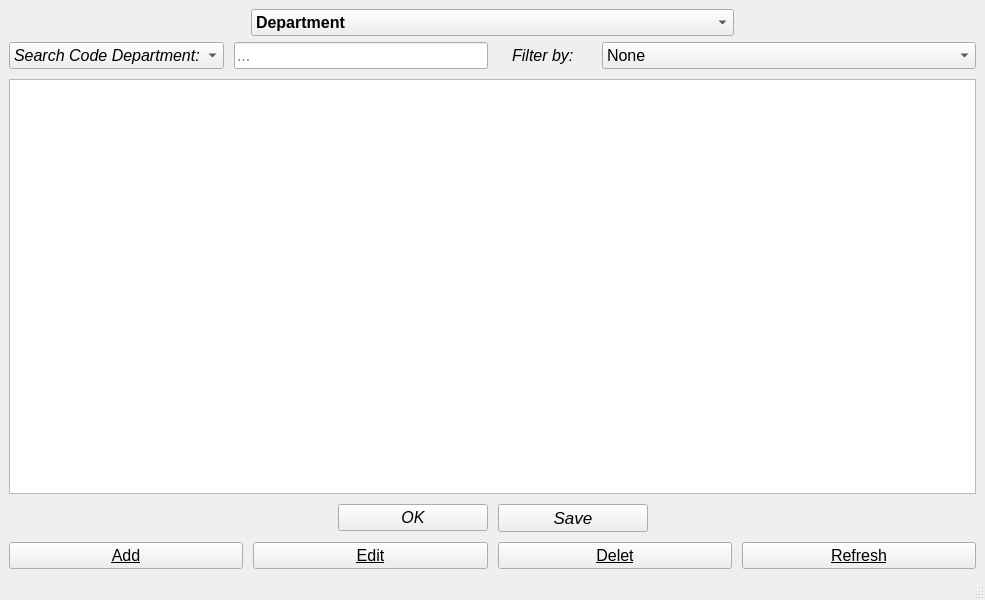
<?xml version="1.0" encoding="UTF-8"?>
<ui version="4.0">
 <class>Window</class>
 <widget class="QMainWindow" name="Window">
  <property name="geometry">
   <rect>
    <x>0</x>
    <y>0</y>
    <width>985</width>
    <height>600</height>
   </rect>
  </property>
  <property name="windowTitle">
   <string>Window</string>
  </property>
  <property name="toolTip">
   <string/>
  </property>
  <widget class="QWidget" name="CW">
   <layout class="QGridLayout" name="gridLayout">
    <item row="0" column="0">
     <layout class="QVBoxLayout" name="DT">
      <item>
       <layout class="QHBoxLayout" name="ST" stretch="1,2,1">
        <property name="spacing">
         <number>10</number>
        </property>
        <item>
         <spacer name="SL">
          <property name="orientation">
           <enum>Qt::Horizontal</enum>
          </property>
          <property name="sizeHint" stdset="0">
           <size>
            <width>40</width>
            <height>20</height>
           </size>
          </property>
         </spacer>
        </item>
        <item>
         <widget class="QComboBox" name="CB_Select_Table">
          <property name="font">
           <font>
            <pointsize>12</pointsize>
            <weight>75</weight>
            <bold>true</bold>
           </font>
          </property>
          <property name="cursor">
           <cursorShape>PointingHandCursor</cursorShape>
          </property>
          <item>
           <property name="text">
            <string>Department</string>
           </property>
          </item>
          <item>
           <property name="text">
            <string>Member</string>
           </property>
          </item>
          <item>
           <property name="text">
            <string>Member Mobil</string>
           </property>
          </item>
          <item>
           <property name="text">
            <string>Assigned</string>
           </property>
          </item>
          <item>
           <property name="text">
            <string>Project</string>
           </property>
          </item>
          <item>
           <property name="text">
            <string>Project Member</string>
           </property>
          </item>
          <item>
           <property name="text">
            <string>Tool</string>
           </property>
          </item>
          <item>
           <property name="text">
            <string>Skill</string>
           </property>
          </item>
          <item>
           <property name="text">
            <string>Task</string>
           </property>
          </item>
          <item>
           <property name="text">
            <string>Platform</string>
           </property>
          </item>
          <item>
           <property name="text">
            <string>Project Platform</string>
           </property>
          </item>
          <item>
           <property name="text">
            <string>PC</string>
           </property>
          </item>
          <item>
           <property name="text">
            <string>PS</string>
           </property>
          </item>
          <item>
           <property name="text">
            <string>XBOX</string>
           </property>
          </item>
          <item>
           <property name="text">
            <string>NS</string>
           </property>
          </item>
         </widget>
        </item>
        <item>
         <spacer name="SR">
          <property name="orientation">
           <enum>Qt::Horizontal</enum>
          </property>
          <property name="sizeHint" stdset="0">
           <size>
            <width>40</width>
            <height>20</height>
           </size>
          </property>
         </spacer>
        </item>
       </layout>
      </item>
      <item>
       <layout class="QVBoxLayout" name="ET">
        <property name="spacing">
         <number>10</number>
        </property>
        <item>
         <layout class="QVBoxLayout" name="FT">
          <property name="spacing">
           <number>10</number>
          </property>
          <item>
           <layout class="QHBoxLayout" name="SF" stretch="0,0">
            <property name="spacing">
             <number>10</number>
            </property>
            <item>
             <layout class="QHBoxLayout" name="S" stretch="3,4">
              <property name="spacing">
               <number>10</number>
              </property>
              <item>
               <widget class="QComboBox" name="CB_Select_Search">
                <property name="font">
                 <font>
                  <pointsize>12</pointsize>
                  <italic>true</italic>
                 </font>
                </property>
                <property name="cursor">
                 <cursorShape>PointingHandCursor</cursorShape>
                </property>
                <property name="contextMenuPolicy">
                 <enum>Qt::NoContextMenu</enum>
                </property>
                <property name="layoutDirection">
                 <enum>Qt::LeftToRight</enum>
                </property>
                <property name="maxVisibleItems">
                 <number>12</number>
                </property>
                <property name="insertPolicy">
                 <enum>QComboBox::InsertAtBottom</enum>
                </property>
                <property name="sizeAdjustPolicy">
                 <enum>QComboBox::AdjustToContentsOnFirstShow</enum>
                </property>
                <property name="frame">
                 <bool>true</bool>
                </property>
                <item>
                 <property name="text">
                  <string>Search Code Department: </string>
                 </property>
                </item>
                <item>
                 <property name="text">
                  <string>Search NameDepartment: </string>
                 </property>
                </item>
               </widget>
              </item>
              <item>
               <widget class="QLineEdit" name="LE_Search_Member">
                <property name="enabled">
                 <bool>true</bool>
                </property>
                <property name="minimumSize">
                 <size>
                  <width>0</width>
                  <height>0</height>
                 </size>
                </property>
                <property name="sizeIncrement">
                 <size>
                  <width>0</width>
                  <height>0</height>
                 </size>
                </property>
                <property name="baseSize">
                 <size>
                  <width>0</width>
                  <height>0</height>
                 </size>
                </property>
                <property name="font">
                 <font>
                  <pointsize>12</pointsize>
                 </font>
                </property>
                <property name="inputMask">
                 <string/>
                </property>
                <property name="text">
                 <string/>
                </property>
                <property name="frame">
                 <bool>true</bool>
                </property>
                <property name="echoMode">
                 <enum>QLineEdit::Normal</enum>
                </property>
                <property name="alignment">
                 <set>Qt::AlignLeading|Qt::AlignLeft|Qt::AlignVCenter</set>
                </property>
                <property name="placeholderText">
                 <string>...</string>
                </property>
               </widget>
              </item>
             </layout>
            </item>
            <item>
             <layout class="QHBoxLayout" name="F" stretch="1,4">
              <property name="spacing">
               <number>10</number>
              </property>
              <property name="sizeConstraint">
               <enum>QLayout::SetDefaultConstraint</enum>
              </property>
              <item>
               <widget class="QLabel" name="L_Text_Filter">
                <property name="font">
                 <font>
                  <pointsize>12</pointsize>
                  <italic>true</italic>
                 </font>
                </property>
                <property name="layoutDirection">
                 <enum>Qt::LeftToRight</enum>
                </property>
                <property name="frameShape">
                 <enum>QFrame::NoFrame</enum>
                </property>
                <property name="frameShadow">
                 <enum>QFrame::Raised</enum>
                </property>
                <property name="text">
                 <string>Filter by: </string>
                </property>
                <property name="alignment">
                 <set>Qt::AlignCenter</set>
                </property>
               </widget>
              </item>
              <item>
               <widget class="QComboBox" name="CB_Filter">
                <property name="font">
                 <font>
                  <pointsize>12</pointsize>
                 </font>
                </property>
                <property name="cursor">
                 <cursorShape>PointingHandCursor</cursorShape>
                </property>
                <property name="currentText">
                 <string>None</string>
                </property>
                <item>
                 <property name="text">
                  <string>None</string>
                 </property>
                </item>
               </widget>
              </item>
             </layout>
            </item>
           </layout>
          </item>
          <item>
           <widget class="QTableView" name="TV_Table_Veiw"/>
          </item>
         </layout>
        </item>
        <item>
         <layout class="QGridLayout" name="EO">
          <item row="1" column="0">
           <spacer name="SPL">
            <property name="orientation">
             <enum>Qt::Horizontal</enum>
            </property>
            <property name="sizeHint" stdset="0">
             <size>
              <width>40</width>
              <height>20</height>
             </size>
            </property>
           </spacer>
          </item>
          <item row="1" column="3">
           <spacer name="SPR">
            <property name="orientation">
             <enum>Qt::Horizontal</enum>
            </property>
            <property name="sizeHint" stdset="0">
             <size>
              <width>40</width>
              <height>20</height>
             </size>
            </property>
           </spacer>
          </item>
          <item row="0" column="0" colspan="4">
           <layout class="QHBoxLayout" name="P"/>
          </item>
          <item row="1" column="1">
           <widget class="QPushButton" name="PB_OK">
            <property name="minimumSize">
             <size>
              <width>150</width>
              <height>0</height>
             </size>
            </property>
            <property name="font">
             <font>
              <pointsize>12</pointsize>
              <italic>true</italic>
             </font>
            </property>
            <property name="cursor">
             <cursorShape>PointingHandCursor</cursorShape>
            </property>
            <property name="text">
             <string>OK</string>
            </property>
           </widget>
          </item>
          <item row="1" column="2">
           <widget class="QPushButton" name="PB_Save">
            <property name="minimumSize">
             <size>
              <width>150</width>
              <height>0</height>
             </size>
            </property>
            <property name="font">
             <font>
              <pointsize>13</pointsize>
              <italic>true</italic>
             </font>
            </property>
            <property name="cursor">
             <cursorShape>PointingHandCursor</cursorShape>
            </property>
            <property name="text">
             <string>Save</string>
            </property>
           </widget>
          </item>
         </layout>
        </item>
        <item>
         <layout class="QHBoxLayout" name="BT">
          <property name="spacing">
           <number>10</number>
          </property>
          <item>
           <widget class="QPushButton" name="PB_Add">
            <property name="font">
             <font>
              <pointsize>12</pointsize>
              <weight>50</weight>
              <italic>false</italic>
              <bold>false</bold>
              <underline>true</underline>
              <strikeout>false</strikeout>
              <kerning>true</kerning>
             </font>
            </property>
            <property name="cursor">
             <cursorShape>PointingHandCursor</cursorShape>
            </property>
            <property name="text">
             <string>Add</string>
            </property>
           </widget>
          </item>
          <item>
           <widget class="QPushButton" name="PB_Edit">
            <property name="font">
             <font>
              <pointsize>12</pointsize>
              <weight>50</weight>
              <italic>false</italic>
              <bold>false</bold>
              <underline>true</underline>
              <strikeout>false</strikeout>
              <kerning>true</kerning>
             </font>
            </property>
            <property name="cursor">
             <cursorShape>PointingHandCursor</cursorShape>
            </property>
            <property name="text">
             <string>Edit</string>
            </property>
           </widget>
          </item>
          <item>
           <widget class="QPushButton" name="PB_Delete">
            <property name="font">
             <font>
              <pointsize>12</pointsize>
              <weight>50</weight>
              <italic>false</italic>
              <bold>false</bold>
              <underline>true</underline>
              <strikeout>false</strikeout>
              <kerning>true</kerning>
             </font>
            </property>
            <property name="cursor">
             <cursorShape>PointingHandCursor</cursorShape>
            </property>
            <property name="text">
             <string>Delet</string>
            </property>
           </widget>
          </item>
          <item>
           <widget class="QPushButton" name="PB_Refresh">
            <property name="font">
             <font>
              <pointsize>12</pointsize>
              <weight>50</weight>
              <italic>false</italic>
              <bold>false</bold>
              <underline>true</underline>
              <strikeout>false</strikeout>
              <kerning>true</kerning>
             </font>
            </property>
            <property name="cursor">
             <cursorShape>PointingHandCursor</cursorShape>
            </property>
            <property name="text">
             <string>Refresh</string>
            </property>
           </widget>
          </item>
         </layout>
        </item>
       </layout>
      </item>
     </layout>
    </item>
   </layout>
  </widget>
  <widget class="QStatusBar" name="statusbar"/>
 </widget>
 <resources/>
 <connections/>
</ui>
